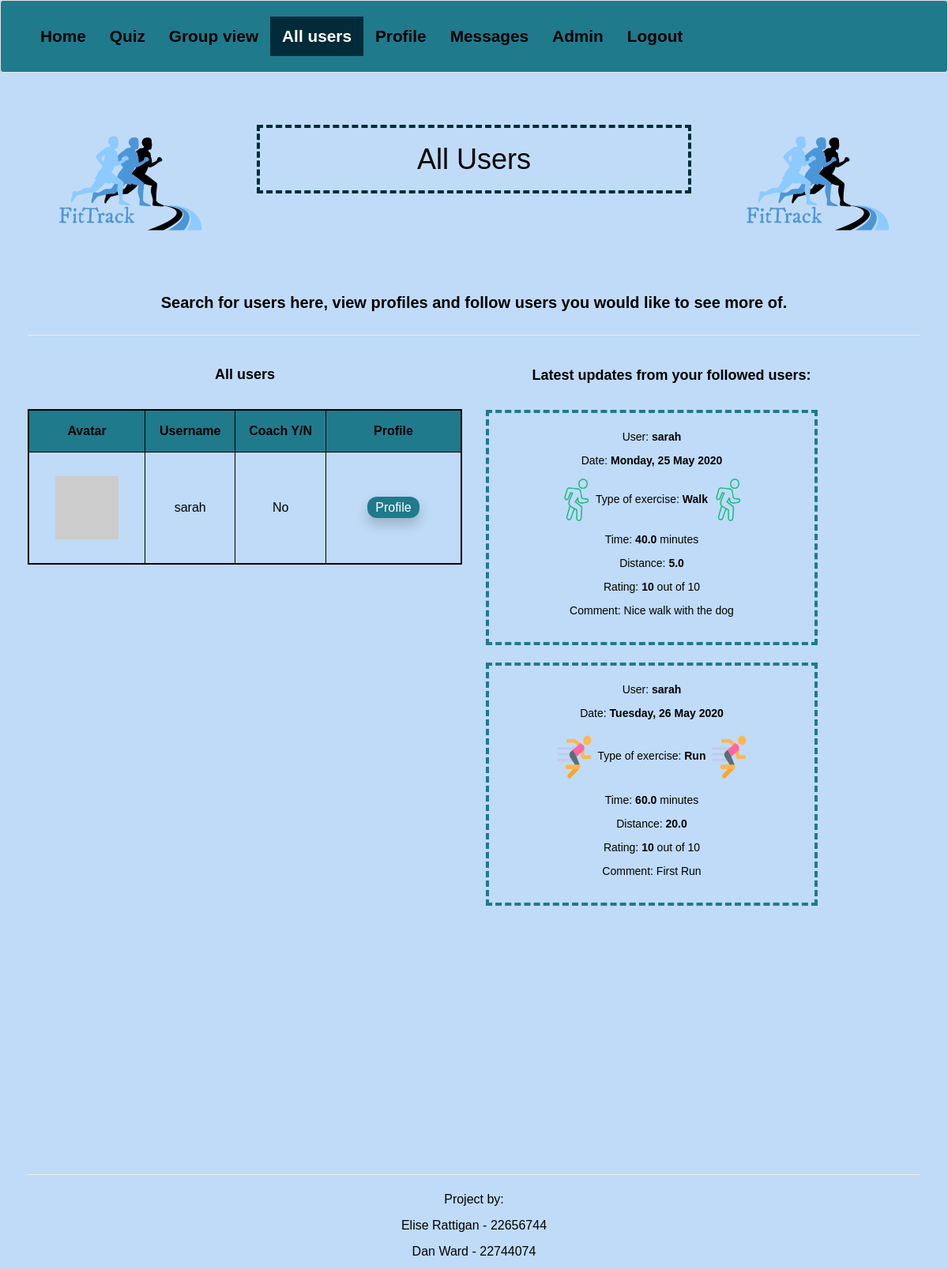
The app's page /users_page (signed in), older data.
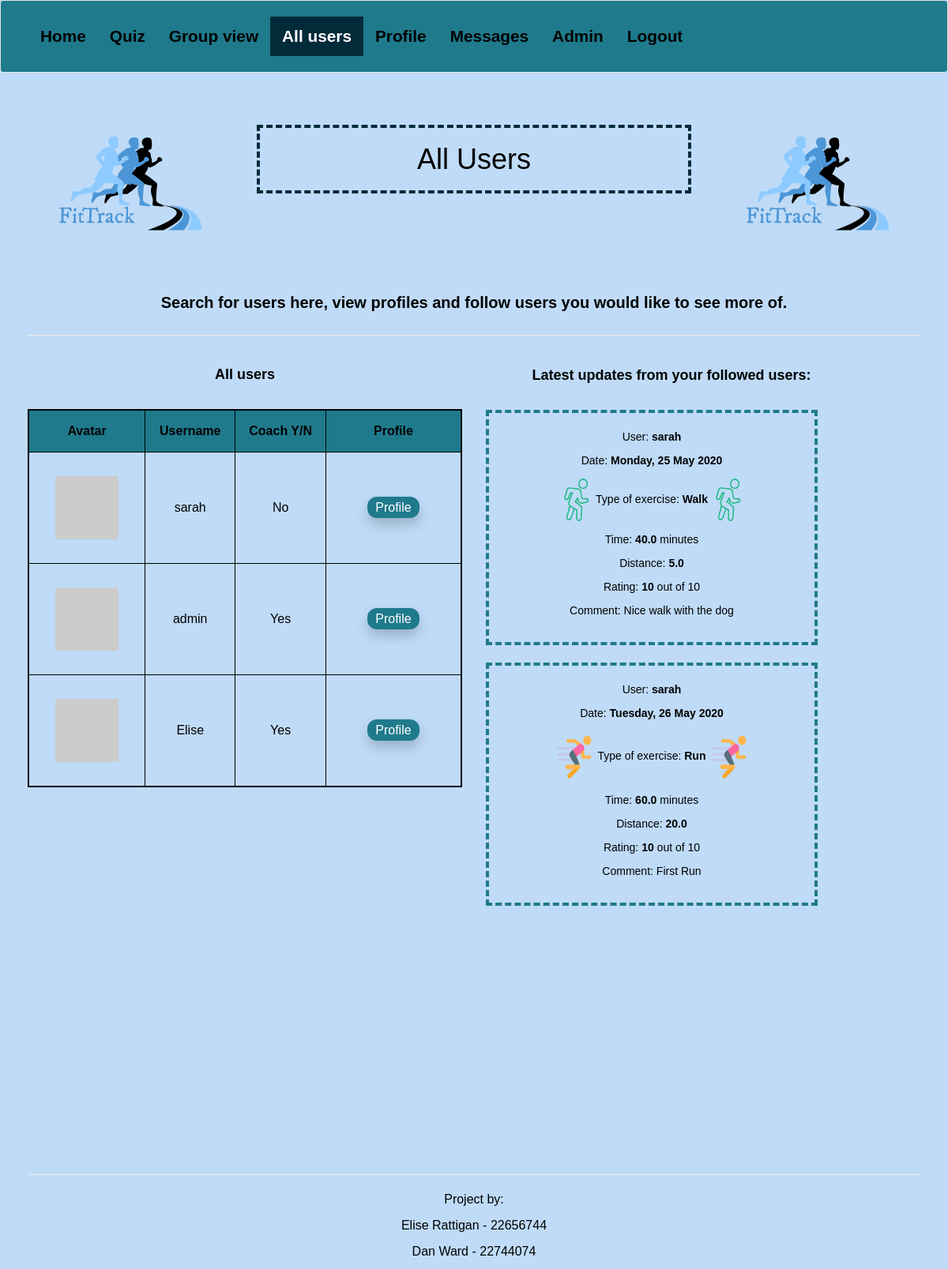
The same page, newer data.
### app/models.py (models this page shows, shortened)
class User(UserMixin, db.Model):
    id = db.Column(db.Integer, primary_key=True)
    username = db.Column(db.String(64), index=True, unique=True)
    email = db.Column(db.String(120), index=True, unique=True)
    password_hash = db.Column(db.String(128))
    is_coach = db.Column(db.Boolean, default=False)
    is_admin = db.Column(db.Boolean, default=False)
    exercise = db.relationship('Exercise', backref='user', lazy='dynamic')
    about_me = db.Column(db.String(140))
    goals = db.Column(db.String(140), default="Exercise more")
    last_seen = db.Column(db.DateTime, default=datetime.utcnow)
    followed = db.relationship(
        'User', secondary=followers,
        primaryjoin=(followers.c.follower_id == id),
        secondaryjoin=(followers.c.followed_id == id),
        backref=db.backref('followers', lazy='dynamic'), lazy='dynamic')
    messages_sent = db.relationship('Message',
                                    foreign_keys='Message.sender_id',
                                    backref='author', lazy='dynamic')
    messages_received = db.relationship('Message',
                                        foreign_keys='Message.recipient_id',
                                        backref='recipient', lazy='dynamic')
    last_message_read_time = db.Column(db.DateTime)
    token = db.Column(db.String(32), index=True, unique = True)
    token_expiration = db.Column(db.DateTime)
    def __repr__(self):
        return '{}'.format(self.username)
    def followed_posts(self):
        followed = Exercise.query.join(
            followers, (followers.c.followed_id == Exercise.user_id)).filter(
                followers.c.follower_id == self.id)
        own = Exercise.query.filter_by(user_id=self.id)
        return followed.union(own).order_by(Exercise.timestamp.desc())
    def avatar(self, size):
        digest = md5(self.email.lower().encode('utf-8')).hexdigest()
        return 'https://www.gravatar.com/avatar/{}?d=identicon&s={}'.format(digest, size)

class Exercise(db.Model):
    id = db.Column(db.Integer, primary_key=True)
    style = db.Column(db.String(140))
    time = db.Column(db.String(20))
    distance = db.Column(db.String(140))
    exercise_date = db.Column(db.DateTime)
    timestamp = db.Column(db.DateTime)
    rate_exercise = db.Column(db.String(140))
    exercise_comments = db.Column(db.String(140))
    user_id = db.Column(db.Integer, db.ForeignKey('user.id'))

### app/routes.py (the view)
@app.route('/users_page')
@login_required
def users_page():
    users = User.query.all()
    followed_posts = current_user.followed_posts().all()
    return render_template("userview.html", title="All Users", users=users, followed_posts=followed_posts)

### app/models.py (called while the page is built)
@login.user_loader
def load_user(id):
    return User.query.get(int(id))

### app/routes.py (called while the page is built)
@app.before_request
def before_request():
    if current_user.is_authenticated:
        current_user.last_seen = datetime.utcnow()
        db.session.commit()

### app/templates/userview.html
{% extends "base.html" %}
{% block content %}
<div class="container-fluid">
  <div class="row">
    <div class="col-sm-3 text-center">
      <img src="/static/assets/logo.png" alt="App logo">
    </div>
    <div class="col-sm-6 text-center">
      <br>
      <br>
      <h1 class="welcome">All Users</h1>
    </div>
    <div class="col-sm-3 text-center">
        <img src="/static/assets/logo.png" alt="App logo">
    </div>
  </div>
  <div class="row">
    <div class="col-sm-12 text-center">
      <h2>Search for users here, view profiles and follow users you would like to see more of.</h2>
    </div>
  </div>
  <hr>
  <div class="row">
    <div class="col-sm-6 text-center">
      <h3>All users</h3>
      <br>
      <table class="user-table" align="center">
        <tr>
          <th class="table-avatar">Avatar</th>
          <th class="table-username">Username</th>
          <th class="table-coach">Coach Y/N</th>
          <th class="table-profile">Profile</th>
        </tr>
          {% for user in users %}
            {% if user != current_user %}
            <tr>
            <td><img src="{{ user.avatar(128) }}"></td>
            <td style="text-align: center">{{ user.username }}</td>
            {% if user.is_coach %}
            <td style="text-align: center">Yes</td>
            {% else %}
            <td style="text-align: center">No</td>
            {% endif %}
            <td><a class="button-link" href="{{ url_for('user', username=user.username) }}">Profile</a></td>
            </tr>
            {% endif %}
          {% endfor %}
      </table>
    </div>
    <div class="col-sm-1"></div>
    <div class="col-sm-6 text-center" id="user-exercise-list">
      <h3>Latest updates from your followed users:</h3>
      <br>
      {% for exercise in followed_posts %}
        {% if exercise.user_id != current_user.id %}
          {% include '_exercise.html' %}
          <br>
        {% endif %}
      {% endfor %}
      </div>
      <div class="col-sm-1"></div>
  </div>
</div>
{% endblock %}

### app/templates/base.html (shortened to what this page needs)
<!DOCTYPE html>
<html lang="en">
    <head>
    <link rel="stylesheet" href="https://maxcdn.bootstrapcdn.com/bootstrap/3.4.1/css/bootstrap.min.css">
    <link rel="stylesheet" href="/static/css/stylesheet.css">
    </head>
    <body {% block body_attrs %}{% endblock %}>
      <nav class="navbar navbar-default">
        <div class="container-fluid">
          <ul class="nav navbar-nav">
            <li {% if request.path == url_for('index') or request.path == '/' %}class="active"{% endif %}><a href="{{ url_for('index') }}">Home</a></li>
            {% if current_user.is_anonymous %}
            <li {% if request.path == url_for('login') %}class="active"{% endif %}><a href="{{ url_for('login') }}">Login</a></li>
            {% else %}
            <li {% if request.path == url_for('quiz') %}class="active"{% endif %}><a href="{{ url_for('quiz') }}">Quiz</a></li>
            <li {% if request.path == url_for('groupview') %}class="active"{% endif %}><a href="{{ url_for('groupview') }}">Group view</a></li>
            <li {% if request.path == url_for('users_page') %}class="active"{% endif %}><a href="{{ url_for('users_page') }}">All users</a></li>
            <li {% if request.path == url_for('user', username=current_user.username) %}class="active"{% endif %}><a href="{{ url_for('user', username=current_user.username) }}">Profile</a></li>
            <li {% if request.path == url_for('messages', username=current_user.username) %}class="active"{% endif %}><a href="{{ url_for('messages', username=current_user.username) }}">{{ ('Messages') }}</a></li>
            {% if current_user.is_admin %}
            <li {% if request.path == url_for('admin_login') %}class="active"{% endif %}><a href="{{ url_for('admin_login') }}">Admin</a></li>
            {% endif %}
            <li><a href="{{ url_for('logout') }}">Logout</a></li>
            {% endif %}
          </ul>
        </div>
      </nav>
      {% block content %}{% endblock %}
      <div class="container-fluid text-center" style="margin-bottom:0">
        <div class="row">
          <div class="col-sm-12">
            <hr>
            <p>Project by:</p>
            <p>Elise Rattigan - 22656744</p>
            <p>Dan Ward - 22744074</p>
          </div>
        </div>
      </div>
    </body>
</html>

### app/templates/_exercise.html
<div class="exercise-text">
  <br>
  <p>User: <b>{{ exercise.user }}</b></p>
  <p>Date: <b>{{ exercise.exercise_date.strftime("%A, %d %B %Y") }}</b></p>
  {% if exercise.style == "Run" %}
  <p><span><img src='/static/assets/running-small.png' id='run-small'></span>Type of exercise: <b>{{ exercise.style }}</b><span><img src='/static/assets/running-small.png' id='run-small'></span></p>
  {% elif exercise.style == "Walk" %}
  <p><span><img src='/static/assets/walk-small.png' id='walk-small'></span>Type of exercise: <b>{{ exercise.style }}</b><span><img src='/static/assets/walk-small.png' id='walk-small'></span></p>
  {% endif %}
  <p>Time: <b>{{ exercise.time }}</b> minutes</p>
  <p>Distance: <b>{{exercise.distance }}</b></p>
  <p>Rating: <b>{{ exercise.rate_exercise }}</b> out of 10</p>
  <p>Comment: {{ exercise.exercise_comments }}</p>
  <br>
</div>

### app/static/css/stylesheet.css (style rules this page uses)
body { color: #000; background-color: #BFDBF7; font-family: sans-serif; font-size: 16px; }
.navbar { margin-bottom: 0; padding-bottom: 0; background-color: #1F7A8C; font-size: 1.3em; }
.navbar-default .navbar-nav .active a, .navbar-default .navbar-nav .active a:focus, .navbar-default .navbar-nav .active a:hover { color: #FFF; background-color: #022B3A; font-weight: bold; }
.navbar-default .navbar-nav li a, .navbar-default .navbar-nav li a:focus, .navbar-default .navbar-nav li a:hover { color: #000; background-color: #1F7A8C; font-weight: bold; }
h2 { font-size: 20px; font-weight: bold; }
h3 { font-size: 18px; font-weight: bold; }
.container-fluid { margin: 20px; }
table { border: 2px solid black; }
th { border: 1px solid black; padding: 15px; text-align: center; background-color: #1F7A8C; }
td { border: 1px solid black; padding: 10px; }
.button-link { background-color: #1F7A8C; color: white; font-size: 16px; padding: 5px 10px; border-radius: 12px; box-shadow: 0 8px 16px 0 rgba(0, 0, 0, 0.2) }
img { margin: auto; padding: 20px; }
.welcome { margin: auto; padding: 20px; border: 4px dashed #022B3A; }
.exercise-text { border: 4px dashed #1F7A8C; padding: 0px; margin-right: 50px; font-size: 14px; }
#run-small { height: 70px; width: 60px; padding: 0px; margin: 0px; }
#walk-small { height: 60px; width: 50px; padding: 0px; margin: 0px; }
#user-exercise-list { height: 1000px; width: 500px; overflow: auto; }
.user-table { width: 100%; }
.table-avatar { width: 25%; }
.table-username { width: 20%; }
.table-coach { width: 20%; }
.table-profile { width: 30%; }

Row changes from the older to the newer data that the page shows:
added User: username "admin", is_coach "Yes"
added User: username "Elise", is_coach "Yes"
